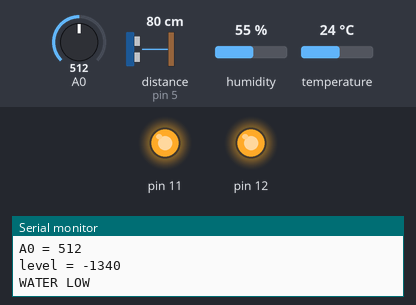
This sketch was run on a simulated Arduino Uno, built with avr-gcc and run on an emulated ATmega328P. Shown: output pins drawn as LEDs (lit = HIGH), the last lines printed to the serial monitor. Wiring (inferred from the names in the program): ultrasonic range finder: trigger pin 4; echo pin 5. Inputs (shaded band) come from the test bench; at power-on: distance to the obstacle (sensor on pin 5) 80 cm, A0 = 512, humidity 55 %, temperature 24 °C. The echo pulse lasts 58.3 µs per cm; the modem accepts every AT command (registered, SIM ready, sends succeed) and sends nothing else; pins used as bus, display or sensor lines are not drawn.

Above: at 2.2 s.
2.3 s: distance to the obstacle (sensor on pin 5) set to 4 cm
6.0 s: distance to the obstacle (sensor on pin 5) set to 2 cm
At 7.1 s:
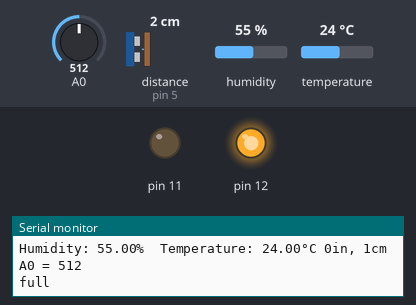
8.2 s: distance to the obstacle (sensor on pin 5) set to 7 cm
14.9 s: distance to the obstacle (sensor on pin 5) set to 10 cm
At 16.6 s:
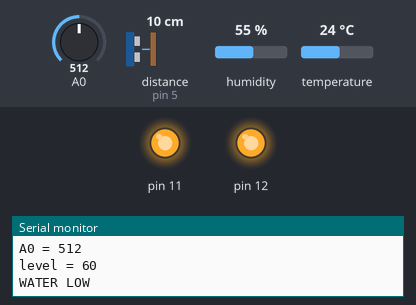
17.1 s: A0 set to 308
20.0 s: A0 set to 271
At 23.8 s:
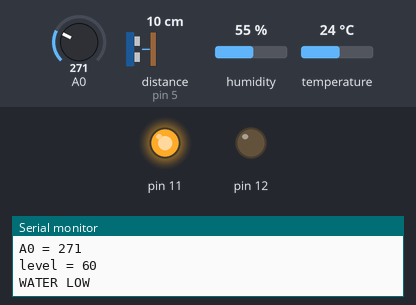
Timing chart, 0 to 24.9 s (numbered marks = the images above; inputs shaded):
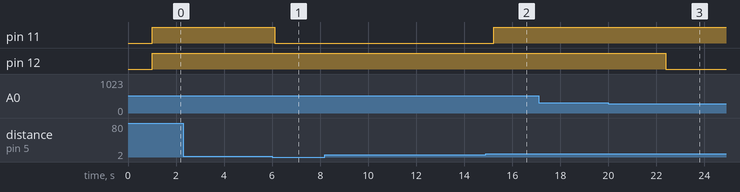

The sketch:

ultrasonic1.ino
```cpp
#include <SoftwareSerial.h>
 #include "DHT.h"

#define DHTPIN 2     // Digital pin connected to the DHT sensor
#define DHTTYPE DHT11   // DHT 11
DHT dht(DHTPIN, DHTTYPE);


#define SIM800_TX_PIN 7
#define SIM800_RX_PIN 8
SoftwareSerial sim800(SIM800_TX_PIN, SIM800_RX_PIN);

int trigPin = 4;    // Trigger
int echoPin = 5;    // Echo
long duration, cm, inches;
int flag = 1;
void setup() {
  // put your setup code here, to run once:
  Serial.begin(115200);
  Serial.println("initializing...");
  pinMode(trigPin, OUTPUT);
  pinMode(echoPin, INPUT);
    pinMode(12, OUTPUT);
    pinMode(11, OUTPUT);
    digitalWrite(11 , LOW);
  pinMode(A0, INPUT);
    dht.begin();

    sim800.begin(9600);
  sendATCommand("AT+CMGF=1\r\n");
}

void loop() {
  // put your main code here, to run repeatedly:

   digitalWrite(trigPin, LOW);
  delayMicroseconds(5);
  digitalWrite(trigPin, HIGH);
  delayMicroseconds(10);
  digitalWrite(trigPin, LOW);

  // Read the signal from the sensor: a HIGH pulse whose
  // duration is the time (in microseconds) from the sending
  // of the ping to the reception of its echo off of an object.
  pinMode(echoPin, INPUT);
  duration = pulseIn(echoPin, HIGH);
  // Convert the time into a distance
  cm = (duration/2) / 29.1;     // Divide by 29.1 or multiply by 0.0343
  inches = (duration/2) / 74;   // Divide by 74 or multiply by 0.0135
  Serial.print(inches);
  Serial.print("in, ");
  Serial.print(cm);
  Serial.print("cm");
  Serial.println();
  Serial.print("A0 = ");
  Serial.println(analogRead(A0));
  if(analogRead(A0)<290)
  {
    digitalWrite(12,LOW);
  }
  else
  {
        digitalWrite(12,HIGH);

  }
  int Mvalue = map(cm,2 , 12 , 200 , 0);
  if(Mvalue> 200 && flag ==1)
  {
     digitalWrite(11 , LOW);
    Serial.println("full");
     sendSMS("+917034297806", "Water full Pump off");
     delay(1000);
    sendSMS("+917034297806", "Water full pump off");

    flag = 0;
  }


  Serial.print("level = ");
  Serial.println(Mvalue);


if(Mvalue <= 63)
{
      digitalWrite(11 , HIGH);

  Serial.println("WATER LOW");
  sendSMS("+917034297806", "Water Low Pump ON");
 flag=1;
}

  float h = dht.readHumidity();
  // Read temperature as Celsius (the default)
  float t = dht.readTemperature();
  // Read temperature as Fahrenheit (isFahrenheit = true)
  float f = dht.readTemperature(true);

  // Check if any reads failed and exit early (to try again).
  if (isnan(h) || isnan(t) || isnan(f)) {
    Serial.println(F("Failed to read from DHT sensor!"));
    return;
  }

  // Compute heat index in Fahrenheit (the default)
  float hif = dht.computeHeatIndex(f, h);
  // Compute heat index in Celsius (isFahreheit = false)
  float hic = dht.computeHeatIndex(t, h, false);

  Serial.print(F("Humidity: "));
  Serial.print(h);
  Serial.print(F("%  Temperature: "));
  Serial.print(t);
  Serial.print(F("°C "));
delay(500);
}

void sendSMS(String phoneNumber, String message) {
  // Set phone number
  sim800.print("AT+CMGS=\"");
  sim800.print(phoneNumber);
  sim800.println("\"");
  delay(1000);

  // Set SMS text
  sim800.print(message);
  delay(1000);

  // Send the termination character
  sim800.println((char)26);
  delay(1000);

  // Wait for the SMS to be sent (it takes some time)
///  while (!sim800.available()) {}

  // Print the response from SIM800L module
 // while (sim800.available()) {
 //   Serial.write(sim800.read());
 // }
}

String sendATCommand(String command) {
  sim800.print(command);
  delay(1000);

  String response = "";
  while (sim800.available()) {
    char c = sim800.read();
    response += c;
  }

  return response;
}
```

Measured:
- the behaviour switches between 3 and 2 cm on distance to the obstacle (sensor on pin 5) (found by bisection; images 0 and 1)
- the behaviour switches between 8 and 9 cm on distance to the obstacle (sensor on pin 5) (found by bisection; images 1 and 2)
- the behaviour switches between 290 and 289 on A0 (found by bisection; images 2 and 3)
- after the input at 6.0 s, pin 11: HIGH → LOW after 0.10 s
- after the input at 14.9 s, pin 11: LOW → HIGH after 0.34 s
- after the input at 20.0 s, pin 12: HIGH → LOW after 2.4 s
